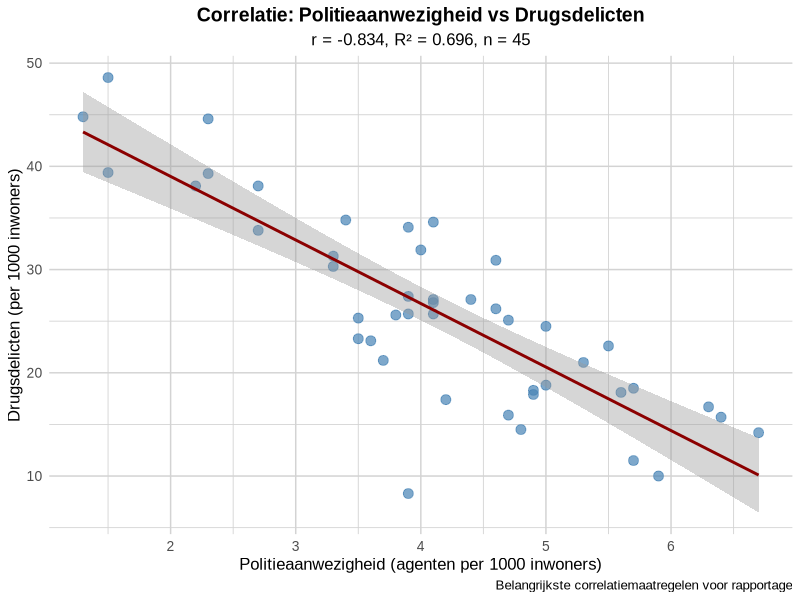
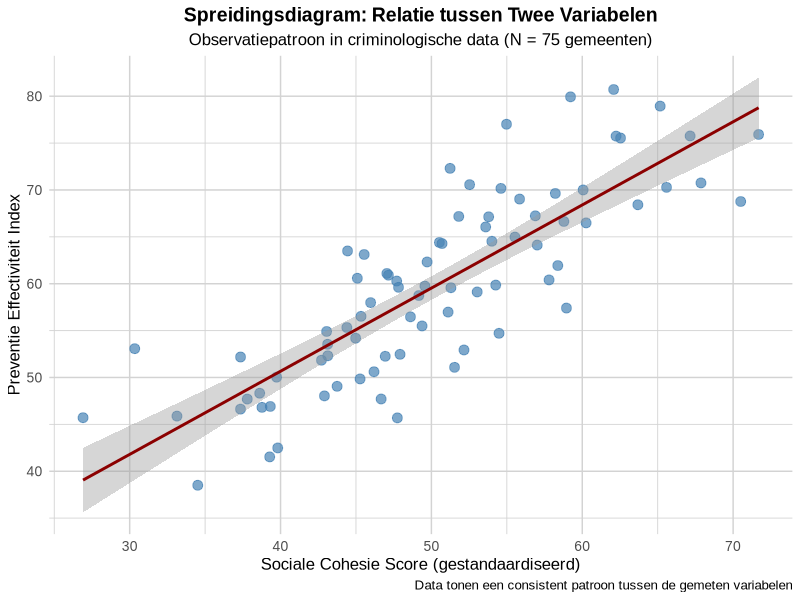
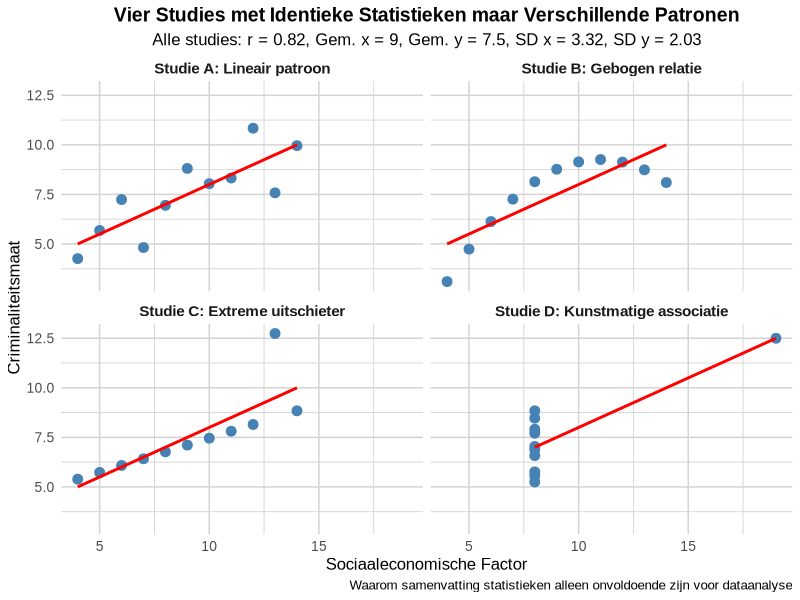
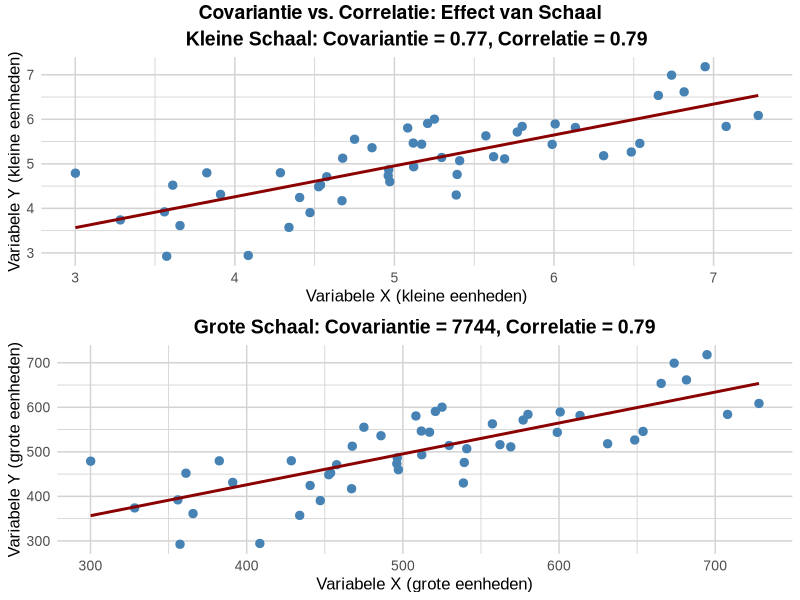
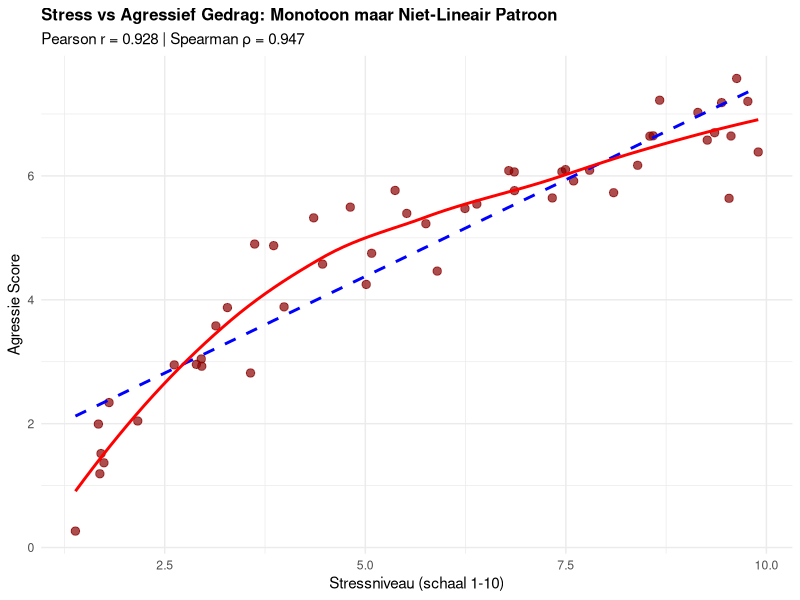
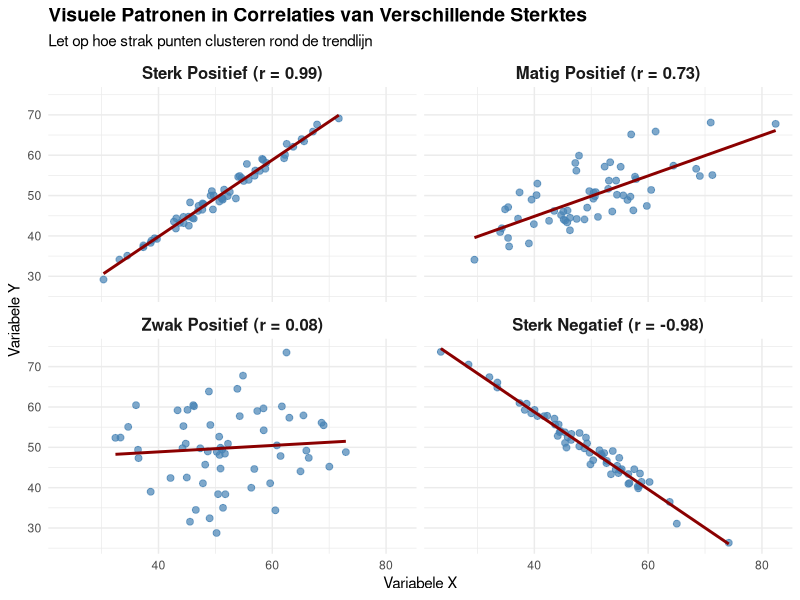
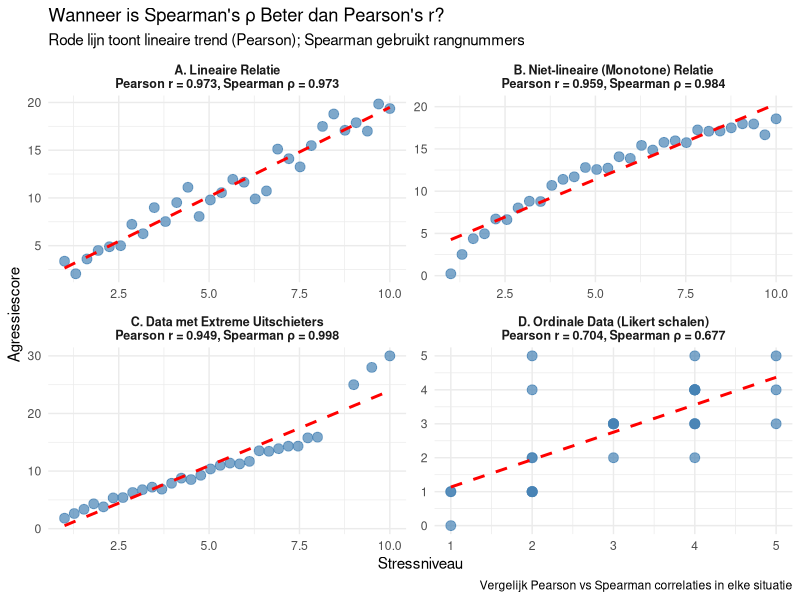
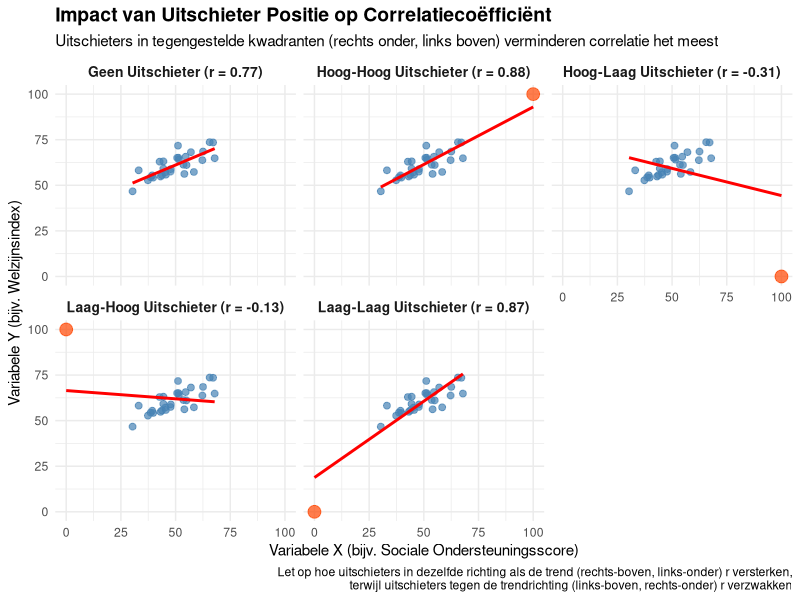

Reproduce these figures in R, in order.
## ---- chunk 1
knitr::opts_chunk$set(echo = FALSE, message = FALSE, warning = FALSE, fig.show = 'asis', results = 'hide')
library(knitr)
library(kableExtra)
library(ggplot2)
library(dplyr)
library(flextable)
library(gridExtra)
options(knitr.kable.NA = '')

# Set Dutch locale for R outputs (if available)
Sys.setlocale("LC_TIME", "Dutch")
Sys.setlocale("LC_NUMERIC", "Dutch")

# Function to save plots to Dodona directories
save_dodona_image <- function(plot_obj, question_number, filename = NULL) {
  if (is.null(filename)) {
    filename <- paste0("question_3.", question_number, ".png")
  }
  
  # Define the path to the appropriate Dodona directory
  question_dirs <- c(
    "3" = "3.3 Correlatie - Belangrijkste maatregelen",
    "8" = "3.8 Correlatie - Interpreteer correlatie", 
    "9" = "3.9 Correlatie - Wat correlatie vertelt",
    "11" = "3.11 Correlatie - Visualisatie belang",
    "12" = "3.12 Correlatie - Covariantie verschillen",
    "14" = "3.14 Correlatie - Pearson vs Spearman",
    "15" = "3.15 Correlatie - Richting en kracht",
    "18" = "3.18 Correlatie - Wanneer welke correlatie",
    "19" = "3.19 Correlatie - Impact uitschieters",
    "21" = "3.21 Correlatie - Correlatie interpretatie",
    "23" = "3.23 Correlatie - Correlatie aannames"
  )
  
  if (as.character(question_number) %in% names(question_dirs)) {
    dir_name <- question_dirs[as.character(question_number)]
    image_path <- file.path("..", dir_name, "description", "media", filename)
    
    # Create directory if it doesn't exist
    dir.create(dirname(image_path), recursive = TRUE, showWarnings = FALSE)
    
    # Save the plot with proper dimensions (6x4 inches, 300 DPI)
    ggsave(image_path, plot_obj, width = 6, height = 4, dpi = 300, bg = "white")
    cat("Saved image:", image_path, "\n")
    cat("Saved image:", image_path, "\n")
  }
}

# Function to translate common R statistical terms to Dutch
translate_stats <- function(english_term) {
  translations <- c(
    "Mean" = "Gemiddelde",
    "Standard Deviation" = "Standaardafwijking", 
    "Variance" = "Variantie",
    "Correlation" = "Correlatie",
    "p-value" = "p-waarde",
    "Significant" = "Significant",
    "Not significant" = "Niet significant",
    "Sample size" = "Steekproefomvang"
  )
  return(translations[english_term])
}

# Standard theme for all correlation exercise images (matches reference style)
standard_dodona_theme <- function() {
  theme_minimal() +
    theme(
      panel.background = element_rect(fill = "white", color = NA),
      plot.background = element_rect(fill = "white", color = NA),
      panel.grid.major = element_line(color = "lightgray", size = 0.5),
      panel.grid.minor = element_line(color = "lightgray", size = 0.3),
      text = element_text(size = 12, family = "Arial"),
      plot.title = element_text(size = 14, hjust = 0.5, face = "bold"),
      plot.subtitle = element_text(size = 12, hjust = 0.5),
      axis.title = element_text(size = 12),
      axis.text = element_text(size = 10),
      strip.text = element_text(size = 11, face = "bold"),
      legend.position = "bottom"
    )
}
## ---- chunk 2
# Maak realistische criminologische data met slechts 2 variabelen
set.seed(42)
n <- 45  # Nederlandse gemeenten

# Genereer gecorreleerde criminaliteitsdata
politie <- round(rnorm(n, mean=4.2, sd=1.1), 1)
drugs <- round(25 + rnorm(n, sd=6) - 2.5*scale(politie)[,1]*3, 1)

# Maak dataframe
crime_data <- data.frame(
  "Politieaanwezigheid" = politie,
  "Drugsdelicten" = drugs
)

# DESCRIPTIVE STATISTICS
cat("=== DESCRIPTIVE STATISTICS ===\n\n")

cat("Politieaanwezigheid (agenten per 1000 inwoners):\n")
cat(paste("  Mean (M):", round(mean(crime_data$Politieaanwezigheid), 2), "\n"))
cat(paste("  Standard Deviation (SD):", round(sd(crime_data$Politieaanwezigheid), 2), "\n"))
cat(paste("  Variance:", round(var(crime_data$Politieaanwezigheid), 2), "\n\n"))

cat("Drugsdelicten (per 1000 inwoners):\n")
cat(paste("  Mean (M):", round(mean(crime_data$Drugsdelicten), 2), "\n"))
cat(paste("  Standard Deviation (SD):", round(sd(crime_data$Drugsdelicten), 2), "\n"))
cat(paste("  Variance:", round(var(crime_data$Drugsdelicten), 2), "\n\n"))

# CORRELATION ANALYSIS
cat("=== CORRELATION ANALYSIS ===\n\n")

# Bereken correlatie
r_value <- round(cor(crime_data$Politieaanwezigheid, crime_data$Drugsdelicten), 3)
r_squared <- round(r_value^2, 3)

# Voer significantietest uit
test_result <- cor.test(crime_data$Politieaanwezigheid, crime_data$Drugsdelicten)
p_value <- round(test_result$p.value, 4)

cat(paste("Correlation coefficient (r):", r_value, "\n"))
cat(paste("Coefficient of determination (R²):", r_squared, "\n"))
cat(paste("Explained variance:", round(r_squared * 100, 1), "%\n"))
cat(paste("Sample size (n):", n, "\n"))
cat(paste("p-value:", p_value, "\n"))

if(p_value < 0.001) {
  cat("Significance: p < .001 ***\n")
} else if(p_value < 0.01) {
  cat("Significance: p < .01 **\n")
} else if(p_value < 0.05) {
  cat("Significance: p < .05 *\n")
} else {
  cat("Significance: not significant (p > .05)\n")
}

# Create visualization for Q3.3
p_q3 <- ggplot(crime_data, aes(x = Politieaanwezigheid, y = Drugsdelicten)) +
  geom_point(color = "steelblue", size = 3, alpha = 0.7) +
  geom_smooth(method = "lm", formula = y ~ x, se = TRUE, color = "darkred") +
  labs(
    title = "Correlatie: Politieaanwezigheid vs Drugsdelicten",
    subtitle = paste0("r = ", r_value, ", R² = ", r_squared, ", n = ", n),
    x = "Politieaanwezigheid (agenten per 1000 inwoners)",
    y = "Drugsdelicten (per 1000 inwoners)",
    caption = "Belangrijkste correlatiemaatregelen voor rapportage"
  ) +
  standard_dodona_theme()

# Display and save the plot
print(p_q3)

# Save to Dodona directory
save_dodona_image(p_q3, 3)
## ---- chunk 3
# Genereer voorbeeldgegevens voor positieve correlatie van 0,75
set.seed(123)
n <- 80
x <- rnorm(n, 50, 10)
y <- 0.75 * scale(x)[,1] * 10 + rnorm(n, 60, 6)

# Maak data frame
pos_cor_data <- data.frame(
  Variable_X = x,
  Variable_Y = y
)

# Bereken correlatie en R-kwadraat
r_value <- round(cor(x, y), 2)
r_squared <- round(r_value^2 * 100, 1)

# Maak visualisatie
p_q8 <- ggplot(pos_cor_data, aes(x = Variable_X, y = Variable_Y)) +
  geom_point(color = "steelblue", size = 3, alpha = 0.7) +
  geom_smooth(method = "lm", formula = y ~ x, se = TRUE, color = "darkred") +
  labs(
    title = "Spreidingsdiagram: Relatie tussen Twee Variabelen",
    subtitle = "Observatiepatroon in criminologische data (N = 75 gemeenten)",
    x = "Sociale Cohesie Score (gestandaardiseerd)",
    y = "Preventie Effectiviteit Index",
    caption = "Data tonen een consistent patroon tussen de gemeten variabelen"
  ) +
  standard_dodona_theme()

# Display the plot
print(p_q8)

# Save to Dodona directory
save_dodona_image(p_q8, 8)
## ---- chunk 4
library(tidyr)
library(dplyr)

# Recreate identical statistics with different patterns
data_x1 <- c(10, 8, 13, 9, 11, 14, 6, 4, 12, 7, 5)
data_y1 <- c(8.04, 6.95, 7.58, 8.81, 8.33, 9.96, 7.24, 4.26, 10.84, 4.82, 5.68)
data_x2 <- c(10, 8, 13, 9, 11, 14, 6, 4, 12, 7, 5)
data_y2 <- c(9.14, 8.14, 8.74, 8.77, 9.26, 8.10, 6.13, 3.10, 9.13, 7.26, 4.74)
data_x3 <- c(10, 8, 13, 9, 11, 14, 6, 4, 12, 7, 5)
data_y3 <- c(7.46, 6.77, 12.74, 7.11, 7.81, 8.84, 6.08, 5.39, 8.15, 6.42, 5.73)
data_x4 <- c(8, 8, 8, 8, 8, 8, 8, 19, 8, 8, 8)
data_y4 <- c(6.58, 5.76, 7.71, 8.84, 8.47, 7.04, 5.25, 12.50, 5.56, 7.91, 6.89)

# Calculate statistics (they're identical for all datasets)
corr <- round(cor(data_x1, data_y1), 2)
mean_x <- round(mean(data_x1), 2)
mean_y <- round(mean(data_y1), 2)
sd_x <- round(sd(data_x1), 2)
sd_y <- round(sd(data_y1), 2)

# Combine the data
data_df <- data.frame(
  x1 = data_x1, y1 = data_y1,
  x2 = data_x2, y2 = data_y2,
  x3 = data_x3, y3 = data_y3,
  x4 = data_x4, y4 = data_y4
)

# Transform to long format for easier plotting
data_long <- data_df %>%
  mutate(id = row_number()) %>%
  gather(key, value, -id) %>%
  separate(key, c("axis", "dataset"), sep = 1) %>%
  spread(axis, value) %>%
  select(dataset, id, x, y)

# Create descriptive names for the datasets
dataset_names <- c(
  "1" = "Studie A: Lineair patroon",
  "2" = "Studie B: Gebogen relatie",
  "3" = "Studie C: Extreme uitschieter",
  "4" = "Studie D: Kunstmatige associatie"
)

# Plot the data
p_q11 <- ggplot(data_long, aes(x = x, y = y)) +
  geom_point(size = 3, color = "steelblue") +
  geom_smooth(method = "lm", se = FALSE, color = "red", formula = y ~ x) +
  facet_wrap(~ dataset, ncol = 2, labeller = labeller(dataset = dataset_names)) +
  labs(
    title = "Vier Studies met Identieke Statistieken maar Verschillende Patronen",
    subtitle = paste0("Alle studies: r = ", corr, ", Gem. x = ", mean_x, 
                      ", Gem. y = ", mean_y, ", SD x = ", sd_x, ", SD y = ", sd_y),
    caption = "Waarom samenvatting statistieken alleen onvoldoende zijn voor dataanalyse",
    x = "Sociaaleconomische Factor",
    y = "Criminaliteitsmaat"
  ) +
  standard_dodona_theme()

# Display and save the plot
print(p_q11)

# Save to Dodona directory
save_dodona_image(p_q11, 11)
## ---- chunk 5
# Genereer twee datasets met dezelfde correlatie maar verschillende schalen
set.seed(456)
n <- 50

# Dataset 1: Kleine schaal variabelen
x1 <- rnorm(n, 5, 1)
y1 <- 0.7 * scale(x1)[,1] * 1 + rnorm(n, 5, 0.6)
cov1 <- round(cov(x1, y1), 2)
cor1 <- round(cor(x1, y1), 2)

# Dataset 2: Grote schaal variabelen
x2 <- x1 * 100  # Zelfde patroon maar 100x schaal
y2 <- y1 * 100  # Zelfde patroon maar 100x schaal
cov2 <- round(cov(x2, y2), 0)
cor2 <- round(cor(x2, y2), 2)

# Maak gecombineerd data frame
kleine_schaal <- data.frame(x = x1, y = y1, dataset = "Kleine Schaal Variabelen")
grote_schaal <- data.frame(x = x2, y = y2, dataset = "Grote Schaal Variabelen (x100)")
alle_data <- rbind(kleine_schaal, grote_schaal)

# Maak vergelijkingstabel
vergelijking <- data.frame(
  Maatstaf = c("Covariantie", "Correlatie"),
  `Kleine_Schaal` = c(paste0(cov1), paste0(cor1)),
  `Grote_Schaal` = c(paste0(cov2), paste0(cor2)),
  Eenheid_Afhankelijkheid = c("Hangt af van eenheden (verandert met schaal)", "Eenheidsvrij (blijft constant)")
)

# Maak visualisatie met twee plots
p1 <- ggplot(kleine_schaal, aes(x = x, y = y)) +
  geom_point(color = "steelblue", size = 2.5) +
  geom_smooth(method = "lm", se = FALSE, color = "darkred", formula = y ~ x) +
  labs(
    title = paste0("Kleine Schaal: Covariantie = ", cov1, ", Correlatie = ", cor1),
    x = "Variabele X (kleine eenheden)",
    y = "Variabele Y (kleine eenheden)"
  ) +
  standard_dodona_theme()

p2 <- ggplot(grote_schaal, aes(x = x, y = y)) +
  geom_point(color = "steelblue", size = 2.5) +
  geom_smooth(method = "lm", se = FALSE, color = "darkred", formula = y ~ x) +
  labs(
    title = paste0("Grote Schaal: Covariantie = ", cov2, ", Correlatie = ", cor2),
    x = "Variabele X (grote eenheden)",
    y = "Variabele Y (grote eenheden)"
  ) +
  standard_dodona_theme()

# Combineer plots met gridExtra
library(gridExtra)
p_q12 <- grid.arrange(p1, p2, nrow = 2,
             top = grid::textGrob("Covariantie vs. Correlatie: Effect van Schaal", 
                                  gp = grid::gpar(fontsize = 14, fontface = "bold")))

# Save to Dodona directory
save_dodona_image(p_q12, 12)
## ---- chunk 6
# Maak voorbeelddata voor monotoon maar niet-lineair patroon
set.seed(456)
n <- 50

# Genereer monotoon toenemend maar gebogen patroon (logaritmisch)
stress <- runif(n, 1, 10)
agressie <- 3 * log(stress) + rnorm(n, 0, 0.5)

# Bereken beide correlaties
pearson_r <- round(cor(stress, agressie, method = "pearson"), 3)
spearman_rho <- round(cor(stress, agressie, method = "spearman"), 3)

# Maak vergelijkingsplot
library(ggplot2)
data_plot <- data.frame(stress = stress, agressie = agressie)

ggplot(data_plot, aes(x = stress, y = agressie)) +
  geom_point(color = "darkred", size = 2.5, alpha = 0.7) +
  geom_smooth(method = "lm", se = FALSE, color = "blue", linetype = "dashed", 
              aes(color = "Lineaire lijn (Pearson)")) +
  geom_smooth(method = "loess", se = FALSE, color = "red", linewidth = 1,
              aes(color = "Werkelijke curve")) +
  scale_color_manual(values = c("Lineaire lijn (Pearson)" = "blue", 
                               "Werkelijke curve" = "red")) +
  labs(
    title = "Stress vs Agressief Gedrag: Monotoon maar Niet-Lineair Patroon",
    subtitle = paste0("Pearson r = ", pearson_r, " | Spearman ρ = ", spearman_rho),
    x = "Stressniveau (schaal 1-10)",
    y = "Agressie Score",
    color = "Trendlijn Type"
  ) +
  theme_minimal() +
  theme(legend.position = "bottom",
        plot.title = element_text(size = 12, face = "bold"))
## ---- chunk 7
# Maak vier datasets met verschillende correlatiepatronen
set.seed(123)
n <- 60

# Maak data met verschillende correlatiesterktes
maak_data <- function(sterkte, richting="positief") {
  x <- rnorm(n, 50, 10)
  
  if(richting == "positief") {
    factor <- sterkte
  } else {
    factor <- -sterkte
  }
  
  ruis <- (1-abs(sterkte)) * 10
  y <- factor * scale(x)[,1] * 10 + rnorm(n, 50, ruis)
  
  if(sterkte == 0) {
    y <- rnorm(n, 50, 10)  # Geen relatie
  }
  
  return(data.frame(x=x, y=y))
}

# Genereer vier datasets
sterk_pos <- maak_data(0.85, "positief")
matig_pos <- maak_data(0.45, "positief")
zwak_pos <- maak_data(0.15, "positief")
sterk_neg <- maak_data(0.85, "negatief")

# Bereken werkelijke correlaties
cor_sterk_pos <- round(cor(sterk_pos$x, sterk_pos$y), 2)
cor_matig_pos <- round(cor(matig_pos$x, matig_pos$y), 2)
cor_zwak_pos <- round(cor(zwak_pos$x, zwak_pos$y), 2)
cor_sterk_neg <- round(cor(sterk_neg$x, sterk_neg$y), 2)

# Combineer datasets met labels
sterk_pos$sterkte <- paste0("Sterk Positief (r = ", cor_sterk_pos, ")")
matig_pos$sterkte <- paste0("Matig Positief (r = ", cor_matig_pos, ")")
zwak_pos$sterkte <- paste0("Zwak Positief (r = ", cor_zwak_pos, ")")
sterk_neg$sterkte <- paste0("Sterk Negatief (r = ", cor_sterk_neg, ")")

# Combineer alle datasets
alle_data <- rbind(
  transform(sterk_pos, sterkte_orde = 1),
  transform(matig_pos, sterkte_orde = 2),
  transform(zwak_pos, sterkte_orde = 3),
  transform(sterk_neg, sterkte_orde = 4)
)

# Converteer naar factor met specifieke volgorde
alle_data$sterkte <- factor(alle_data$sterkte, 
                           levels = c(paste0("Sterk Positief (r = ", cor_sterk_pos, ")"),
                                      paste0("Matig Positief (r = ", cor_matig_pos, ")"),
                                      paste0("Zwak Positief (r = ", cor_zwak_pos, ")"),
                                      paste0("Sterk Negatief (r = ", cor_sterk_neg, ")")))

# Maak visualisatie
ggplot(alle_data, aes(x = x, y = y)) +
  geom_point(color = "steelblue", size = 2, alpha = 0.7) +
  geom_smooth(method = "lm", se = FALSE, color = "darkred", formula = y ~ x) +
  facet_wrap(~ sterkte, ncol = 2) +
  labs(
    title = "Visuele Patronen in Correlaties van Verschillende Sterktes",
    subtitle = "Let op hoe strak punten clusteren rond de trendlijn",
    x = "Variabele X",
    y = "Variabele Y"
  ) +
  theme_minimal() +
  theme(
    strip.text = element_text(size = 12, face = "bold"),
    plot.title = element_text(size = 14, face = "bold")
  )
## ---- chunk 8
# Genereer verschillende datasets
set.seed(42)
n <- 30

# Dataset 1: Lineaire relatie (Pearson geschikt)
stress_niveau_1 <- seq(1, 10, length.out = n)
agressie_score_1 <- 2 * stress_niveau_1 + rnorm(n, 0, 1)

# Dataset 2: Niet-lineaire maar monotone relatie (Spearman beter)
stress_niveau_2 <- seq(1, 10, length.out = n)
agressie_score_2 <- log(stress_niveau_2) * 8 + rnorm(n, 0, 0.5)

# Dataset 3: Data met uitschieters (Spearman robuuster)
stress_niveau_3 <- c(seq(1, 8, length.out = n-3), 9, 9.5, 10)
agressie_score_3 <- c(stress_niveau_3[1:(n-3)] * 2 + rnorm(n-3, 0, 0.5), 25, 28, 30)  # Extreme uitschieters

# Dataset 4: Ordinale data (Spearman geschikt)
stress_niveau_4 <- round(runif(n, 1, 5))  # Likert schaal 1-5
agressie_score_4 <- round(stress_niveau_4 + rnorm(n, 0, 1))  # Ook ordinaal

# Bereken correlaties voor elke dataset
pearson_1 <- round(cor(stress_niveau_1, agressie_score_1, method = "pearson"), 3)
spearman_1 <- round(cor(stress_niveau_1, agressie_score_1, method = "spearman"), 3)

pearson_2 <- round(cor(stress_niveau_2, agressie_score_2, method = "pearson"), 3)
spearman_2 <- round(cor(stress_niveau_2, agressie_score_2, method = "spearman"), 3)

pearson_3 <- round(cor(stress_niveau_3, agressie_score_3, method = "pearson"), 3)
spearman_3 <- round(cor(stress_niveau_3, agressie_score_3, method = "spearman"), 3)

pearson_4 <- round(cor(stress_niveau_4, agressie_score_4, method = "pearson"), 3)
spearman_4 <- round(cor(stress_niveau_4, agressie_score_4, method = "spearman"), 3)

# Maak data frames
data1 <- data.frame(x = stress_niveau_1, y = agressie_score_1, 
                    type = paste0("A. Lineaire Relatie\nPearson r = ", pearson_1, ", Spearman ρ = ", spearman_1))
data2 <- data.frame(x = stress_niveau_2, y = agressie_score_2, 
                    type = paste0("B. Niet-lineaire (Monotone) Relatie\nPearson r = ", pearson_2, ", Spearman ρ = ", spearman_2))
data3 <- data.frame(x = stress_niveau_3, y = agressie_score_3, 
                    type = paste0("C. Data met Extreme Uitschieters\nPearson r = ", pearson_3, ", Spearman ρ = ", spearman_3))
data4 <- data.frame(x = stress_niveau_4, y = agressie_score_4, 
                    type = paste0("D. Ordinale Data (Likert schalen)\nPearson r = ", pearson_4, ", Spearman ρ = ", spearman_4))

# Combineer alle data
all_data <- rbind(data1, data2, data3, data4)

# Maak plots
p1 <- ggplot(all_data, aes(x = x, y = y)) +
  geom_point(size = 3, color = "steelblue", alpha = 0.7) +
  geom_smooth(method = "lm", se = FALSE, color = "red", linetype = "dashed", formula = y ~ x) +
  facet_wrap(~ type, scales = "free", ncol = 2) +
  labs(
    title = "Wanneer is Spearman's ρ Beter dan Pearson's r?",
    subtitle = "Rode lijn toont lineaire trend (Pearson); Spearman gebruikt rangnummers",
    x = "Stressniveau",
    y = "Agressiescore",
    caption = "Vergelijk Pearson vs Spearman correlaties in elke situatie"
  ) +
  theme_minimal() +
  theme(strip.text = element_text(size = 9, face = "bold"))

print(p1)
## ---- chunk 9
# Maak basisdata met positieve correlatie
set.seed(123)
n <- 30
x_basis <- rnorm(n, 50, 10)
y_basis <- 0.7 * scale(x_basis)[,1] * 8 + rnorm(n, 60, 5)

# Maak datasets met verschillende uitschieters
x_uitschieter1 <- c(x_basis, 100)  # hoog-hoog (rechts boven)
y_uitschieter1 <- c(y_basis, 100)

x_uitschieter2 <- c(x_basis, 0)    # laag-laag (links onder)
y_uitschieter2 <- c(y_basis, 0)

x_uitschieter3 <- c(x_basis, 100)  # hoog-laag (rechts onder)
y_uitschieter3 <- c(y_basis, 0)

x_uitschieter4 <- c(x_basis, 0)    # laag-hoog (links boven)
y_uitschieter4 <- c(y_basis, 100)

# Bereken correlaties
cor1 <- round(cor(x_uitschieter1, y_uitschieter1), 2)
cor2 <- round(cor(x_uitschieter2, y_uitschieter2), 2)
cor3 <- round(cor(x_uitschieter3, y_uitschieter3), 2)
cor4 <- round(cor(x_uitschieter4, y_uitschieter4), 2)
cor_basis <- round(cor(x_basis, y_basis), 2)

# Combineer in één dataframe voor plotten
uitschieter_data <- data.frame(
  dataset = rep(c("Geen Uitschieter", "Hoog-Hoog Uitschieter", 
                 "Laag-Laag Uitschieter", "Hoog-Laag Uitschieter", 
                 "Laag-Hoog Uitschieter"), each=n+1),
  x = c(x_basis, NA, x_uitschieter1, x_uitschieter2, x_uitschieter3, x_uitschieter4),
  y = c(y_basis, NA, y_uitschieter1, y_uitschieter2, y_uitschieter3, y_uitschieter4),
  uitschieter = c(rep(FALSE, n), TRUE, rep(c(rep(FALSE, n), TRUE), 4))
)

# Verwijder de NA rij
uitschieter_data <- uitschieter_data[!is.na(uitschieter_data$x),]

# Voeg correlatie informatie toe
dataset_labels <- c(
  "Geen Uitschieter" = paste0("Geen Uitschieter (r = ", cor_basis, ")"),
  "Hoog-Hoog Uitschieter" = paste0("Hoog-Hoog Uitschieter (r = ", cor1, ")"),
  "Laag-Laag Uitschieter" = paste0("Laag-Laag Uitschieter (r = ", cor2, ")"),
  "Hoog-Laag Uitschieter" = paste0("Hoog-Laag Uitschieter (r = ", cor3, ")"),
  "Laag-Hoog Uitschieter" = paste0("Laag-Hoog Uitschieter (r = ", cor4, ")")
)

# Maak de visualisatie
ggplot(uitschieter_data, aes(x = x, y = y, color = uitschieter)) +
  geom_point(size = ifelse(uitschieter_data$uitschieter, 4, 2), alpha = 0.7) +
  geom_smooth(method = "lm", se = FALSE, color = "red", 
              aes(group = dataset), formula = y ~ x) +
  scale_color_manual(values = c("steelblue", "orangered")) +
  facet_wrap(~ dataset, ncol = 3, labeller = labeller(dataset = dataset_labels)) +
  labs(
    title = "Impact van Uitschieter Positie op Correlatiecoëfficiënt",
    subtitle = "Uitschieters in tegengestelde kwadranten (rechts onder, links boven) verminderen correlatie het meest",
    caption = "Let op hoe uitschieters in dezelfde richting als de trend (rechts-boven, links-onder) r versterken,\nterwijl uitschieters tegen de trendrichting (links-boven, rechts-onder) r verzwakken",
    x = "Variabele X (bijv. Sociale Ondersteuningsscore)",
    y = "Variabele Y (bijv. Welzijnsindex)"
  ) +
  theme_minimal() +
  theme(
    legend.position = "none",
    plot.title = element_text(size = 14, face = "bold"),
    plot.subtitle = element_text(size = 11),
    strip.text = element_text(size = 10, face = "bold")
  )
## ---- chunk 10
# Genereer voorbeelddata die r = 0,40 produceert
set.seed(123)
n <- 100

# Genereer data met gewenste correlatie van 0.40
library(MASS)
mu <- c(0, 0)
sigma <- matrix(c(1, 0.40, 0.40, 1), 2)
data_matrix <- mvrnorm(n, mu, sigma)

# Transformeer naar meaningful scales
ses_score <- data_matrix[,1] * 2 + 5  # SES score roughly 1-9
crime_rate <- data_matrix[,2] * 3 + 15  # Crime rate, positive correlation

# Bereken finale correlatie
final_r <- round(cor(ses_score, crime_rate), 2)

# Bereken verklaarde variantie
r_squared <- round(final_r^2, 3)
explained_var_percent <- round(r_squared * 100, 1)

# Maak data frame
plot_data <- data.frame(
  SES = ses_score,
  Crime = crime_rate
)

# Maak spreidingsdiagram
p1 <- ggplot(plot_data, aes(x = SES, y = Crime)) +
  geom_point(size = 3, color = "steelblue", alpha = 0.7) +
  geom_smooth(method = "lm", se = TRUE, color = "red", formula = y ~ x) +
  labs(
    title = paste0("Correlatie tussen SES en Criminaliteit (r = ", final_r, ")"),
    subtitle = paste0("R² = ", r_squared, " (", explained_var_percent, "% van variantie verklaard)"),
    x = "Sociaaleconomische Status Score",
    y = "Criminaliteitscijfer"
  ) +
  theme_minimal() +
  theme(plot.title = element_text(size = 14, face = "bold"))

print(p1)
## ---- chunk 11
# Genereer data om verschillende veronderstellingen te demonstreren
set.seed(123)
n <- 50

# Dataset 1: Voldoet aan alle aannames (ideaal)
x1 <- rnorm(n, 50, 10)
y1 <- 20 + 0.6*x1 + rnorm(n, 0, 5)
data1 <- data.frame(x = x1, y = y1, type = "A. Ideaal: Lineair, Normaal, Geen Uitschieters")

# Dataset 2: Niet-lineaire relatie (schending lineariteit)
x2 <- seq(10, 90, length.out = n)
y2 <- 0.01*x2^2 + rnorm(n, 0, 8)
data2 <- data.frame(x = x2, y = y2, type = "B. Schending: Niet-lineaire Relatie")

# Dataset 3: Extreme uitschieters (schending normaliteit/robuustheid)
x3 <- rnorm(n-2, 50, 10)
y3 <- 20 + 0.6*x3 + rnorm(n-2, 0, 5)
x3 <- c(x3, 80, 20)  # Voeg uitschieters toe
y3 <- c(y3, 20, 80)  # Extreme afwijkende punten
data3 <- data.frame(x = x3, y = y3, type = "C. Schending: Extreme Uitschieters Aanwezig")

# Dataset 4: Heteroscedasticiteit (ongelijke variantie)
x4 <- seq(10, 90, length.out = n)
y4 <- 20 + 0.6*x4 + rnorm(n, 0, x4/10)  # Variantie neemt toe met x
data4 <- data.frame(x = x4, y = y4, type = "D. Schending: Ongelijke Variantie (Heteroscedasticiteit)")

# Combineer alle datasets
all_data <- rbind(data1, data2, data3, data4)

# Bereken correlaties voor elke dataset
cor1 <- round(cor(x1, y1), 3)
cor2 <- round(cor(x2, y2), 3)
cor3 <- round(cor(x3, y3), 3)
cor4 <- round(cor(x4, y4), 3)

# Update labels met correlaties
all_data$type <- factor(all_data$type, levels = unique(all_data$type))
levels(all_data$type) <- c(
  paste0("A. Ideaal: r = ", cor1),
  paste0("B. Niet-lineair: r = ", cor2, " (misleidend)"),
  paste0("C. Uitschieters: r = ", cor3, " (beïnvloed)"),
  paste0("D. Ongelijke var.: r = ", cor4, " (onbetrouwbaar)")
)

# Maak plots
p1 <- ggplot(all_data, aes(x = x, y = y)) +
  geom_point(size = 2.5, color = "steelblue", alpha = 0.7) +
  geom_smooth(method = "lm", se = FALSE, color = "red", formula = y ~ x) +
  facet_wrap(~ type, scales = "free", ncol = 2) +
  labs(
    title = "Veronderstellingen van Pearson's Correlatie",
    subtitle = "Hoe schendingen van aannames de resultaten beïnvloeden",
    x = "X Variabele",
    y = "Y Variabele",
    caption = "Rode lijn toont lineaire trend die Pearson gebruikt"
  ) +
  theme_minimal() +
  theme(strip.text = element_text(size = 10, face = "bold"))

print(p1)
